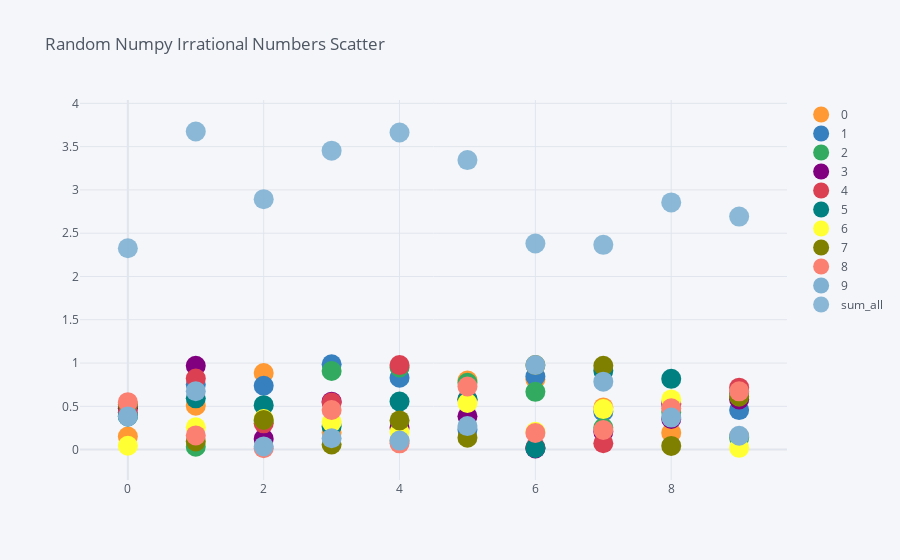

Notebook cell for this chart:
### Code cell
random_pd.iplot(kind='scatter',mode="markers", size=20, title='Random Numpy Irrational Numbers Scatter')

### Figure 1 — Plotly figure (JSON) as saved in the notebook; plotly's stock layout.template omitted (floating-point values rounded to 4 significant figures)
{"data": [{"line": {"color": "rgba(255, 153, 51, 1.0)", "dash": "solid", "shape": "linear", "width": 1.3}, "marker": {"size": 20, "symbol": "circle"}, "mode": "markers", "name": "0", "text": "", "type": "scatter", "x": [0, 1, 2, 3, 4, 5, 6, 7, 8, 9], "y": [0.1518, 0.5077, 0.8851, 0.1935, 0.1, 0.7989, 0.8141, 0.4877, 0.195, 0.1493]}, {"line": {"color": "rgba(55, 128, 191, 1.0)", "dash": "solid", "shape": "linear", "width": 1.3}, "marker": {"size": 20, "symbol": "circle"}, "mode": "markers", "name": "1", "text": "", "type": "scatter", "x": [0, 1, 2, 3, 4, 5, 6, 7, 8, 9], "y": [0.4921, 0.7528, 0.7379, 0.9859, 0.8298, 0.23, 0.8444, 0.4379, 0.5281, 0.4567]}, {"line": {"color": "rgba(50, 171, 96, 1.0)", "dash": "solid", "shape": "linear", "width": 1.3}, "marker": {"size": 20, "symbol": "circle"}, "mode": "markers", "name": "2", "text": "", "type": "scatter", "x": [0, 1, 2, 3, 4, 5, 6, 7, 8, 9], "y": [0.391, 0.03323, 0.3303, 0.9081, 0.949, 0.7713, 0.6669, 0.2513, 0.4336, 0.1379]}, {"line": {"color": "rgba(128, 0, 128, 1.0)", "dash": "solid", "shape": "linear", "width": 1.3}, "marker": {"size": 20, "symbol": "circle"}, "mode": "markers", "name": "3", "text": "", "type": "scatter", "x": [0, 1, 2, 3, 4, 5, 6, 7, 8, 9], "y": [0.4787, 0.9687, 0.1234, 0.5538, 0.2525, 0.3851, 0.01269, 0.2053, 0.3539, 0.5784]}, {"line": {"color": "rgba(219, 64, 82, 1.0)", "dash": "solid", "shape": "linear", "width": 1.3}, "marker": {"size": 20, "symbol": "circle"}, "mode": "markers", "name": "4", "text": "", "type": "scatter", "x": [0, 1, 2, 3, 4, 5, 6, 7, 8, 9], "y": [0.4303, 0.8206, 0.3036, 0.5448, 0.9764, 0.5806, 0.02651, 0.07307, 0.5279, 0.7154]}, {"line": {"color": "rgba(0, 128, 128, 1.0)", "dash": "solid", "shape": "linear", "width": 1.3}, "marker": {"size": 20, "symbol": "circle"}, "mode": "markers", "name": "5", "text": "", "type": "scatter", "x": [0, 1, 2, 3, 4, 5, 6, 7, 8, 9], "y": [0.3826, 0.5919, 0.5132, 0.267, 0.5558, 0.5787, 0.01633, 0.9101, 0.8175, 0.6543]}, {"line": {"color": "rgba(255, 255, 51, 1.0)", "dash": "solid", "shape": "linear", "width": 1.3}, "marker": {"size": 20, "symbol": "circle"}, "mode": "markers", "name": "6", "text": "", "type": "scatter", "x": [0, 1, 2, 3, 4, 5, 6, 7, 8, 9], "y": [0.04489, 0.2571, 0.3522, 0.3181, 0.2028, 0.5384, 0.206, 0.4682, 0.58, 0.01992]}, {"line": {"color": "rgba(128, 128, 0, 1.0)", "dash": "solid", "shape": "linear", "width": 1.3}, "marker": {"size": 20, "symbol": "circle"}, "mode": "markers", "name": "7", "text": "", "type": "scatter", "x": [0, 1, 2, 3, 4, 5, 6, 7, 8, 9], "y": [0.5215, 0.09331, 0.3428, 0.06023, 0.3369, 0.1367, 0.9767, 0.9693, 0.04281, 0.6112]}, {"line": {"color": "rgba(251, 128, 114, 1.0)", "dash": "solid", "shape": "linear", "width": 1.3}, "marker": {"size": 20, "symbol": "circle"}, "mode": "markers", "name": "8", "text": "", "type": "scatter", "x": [0, 1, 2, 3, 4, 5, 6, 7, 8, 9], "y": [0.5482, 0.1638, 0.01641, 0.4578, 0.07213, 0.7285, 0.1926, 0.2276, 0.4781, 0.6727]}, {"line": {"color": "rgba(128, 177, 211, 1.0)", "dash": "solid", "shape": "linear", "width": 1.3}, "marker": {"size": 20, "symbol": "circle"}, "mode": "markers", "name": "9", "text": "", "type": "scatter", "x": [0, 1, 2, 3, 4, 5, 6, 7, 8, 9], "y": [0.3834, 0.6752, 0.03656, 0.1313, 0.1037, 0.2713, 0.9767, 0.7847, 0.3698, 0.1603]}, {"line": {"color": "rgba(128, 177, 211, 0.8999999999999999)", "dash": "solid", "shape": "linear", "width": 1.3}, "marker": {"size": 20, "symbol": "circle"}, "mode": "markers", "name": "sum_all", "text": "", "type": "scatter", "x": [0, 1, 2, 3, 4, 5, 6, 7, 8, 9], "y": [2.327, 3.675, 2.894, 3.453, 3.664, 3.345, 2.381, 2.365, 2.856, 2.692]}], "layout": {"legend": {"bgcolor": "#F5F6F9", "font": {"color": "#4D5663"}}, "paper_bgcolor": "#F5F6F9", "plot_bgcolor": "#F5F6F9", "title": {"font": {"color": "#4D5663"}, "text": "Random Numpy Irrational Numbers Scatter"}, "xaxis": {"gridcolor": "#E1E5ED", "showgrid": true, "tickfont": {"color": "#4D5663"}, "title": {"font": {"color": "#4D5663"}, "text": ""}, "zerolinecolor": "#E1E5ED"}, "yaxis": {"gridcolor": "#E1E5ED", "showgrid": true, "tickfont": {"color": "#4D5663"}, "title": {"font": {"color": "#4D5663"}, "text": ""}, "zerolinecolor": "#E1E5ED"}}}
